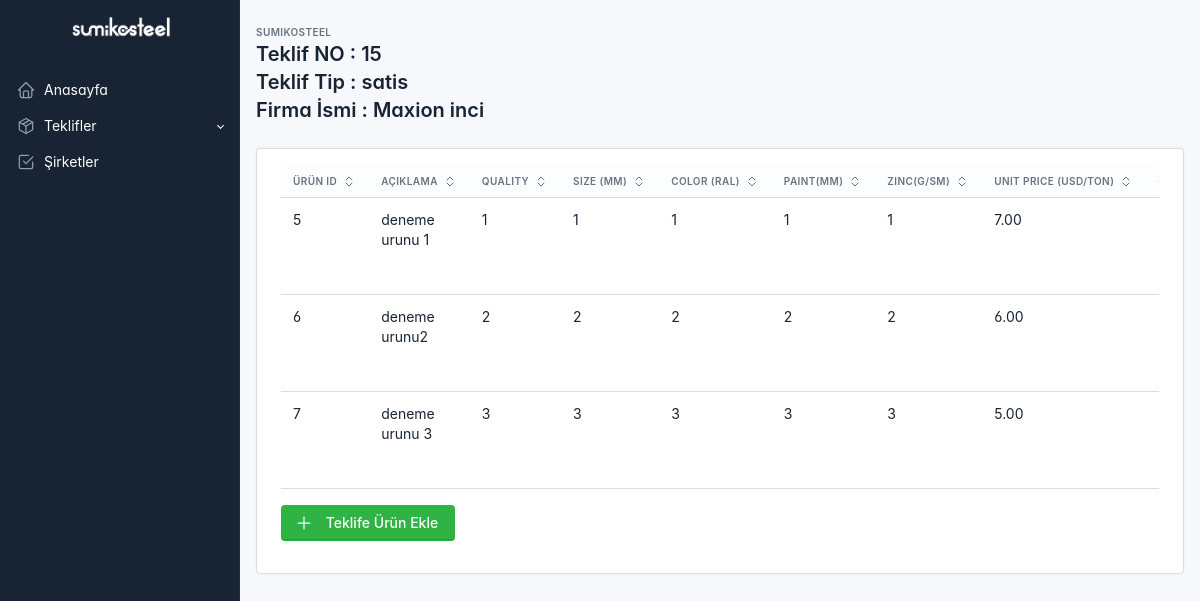
The page /offer/c/15 (signed in) on the database its author committed.
### pages/models.py (models this page shows, shortened)
class Offer(models.Model):
    OFFER_TYPES = (
        ('alim', 'Alım Teklifi'),
        ('satis', 'Satış Teklifi'),
    )
    company = models.ForeignKey(Company, on_delete=models.CASCADE)
    offer_type = models.CharField(max_length=10, choices=OFFER_TYPES)
    products = models.ManyToManyField(Product, through='OfferProduct')
    created_at = models.DateTimeField(auto_now_add=True)
    total_value = models.DecimalField(max_digits=10, decimal_places=2, default=0)

class Company(models.Model):
    name = models.CharField(max_length=50)
    address = models.TextField()
    mail = models.CharField(max_length=50)
    phone = models.CharField(max_length=50)
    contact_name = models.CharField(max_length=50)
    country = models.CharField(max_length=50, choices=COUNTRY_CHOICES, default='tr')
    city = models.CharField(max_length=50)
    field_of_activity = models.CharField(max_length=50)
    slug = models.SlugField(default="",null=False)
    web_site = models.CharField(max_length=50)
    sub_company = models.TextField()
    base_customer = models.TextField()
    def get_country_display_name(self):
        for code, name in COUNTRY_CHOICES:
            if code == self.country:
                return name
        return None

class OfferProduct(models.Model):
    offer = models.ForeignKey(Offer, on_delete=models.CASCADE)
    product = models.ForeignKey(Product, on_delete=models.CASCADE)
    quantity = models.PositiveIntegerField(default=1)
    line_total = models.DecimalField(max_digits=10, decimal_places=2, default=0)
    offer_product_price = models.DecimalField(max_digits=10, decimal_places=2, verbose_name="Price (usd/ton)")
    destination = models.CharField(max_length=50, verbose_name="Destination")

class Product(models.Model):
    description = models.CharField(max_length=255, verbose_name="DESCRIPTION")
    quality = models.CharField(max_length=50, verbose_name="QUALITY")
    size = models.CharField(max_length=20, verbose_name="SIZE (mm)")
    color = models.CharField(max_length=20, verbose_name="COLOR (Ral)")
    paint = models.CharField(max_length=10, verbose_name="PAINT(μm)")
    zinc = models.CharField(max_length=10, verbose_name="ZINC(g/sm)")
    gloss = models.CharField(max_length=10, verbose_name="Gloss")
    coil_weight = models.CharField(max_length=10, verbose_name="Coil Weight")
    boron = models.CharField(max_length=50, choices=BORON_TYPES, default='added')
    coil_id = models.CharField(max_length=10, verbose_name="Coil ID")

### pages/views.py (the view, shortened to what this page needs)
# urls.py: path('offer/c/<desc>',views.offer_change,name='offer_change'),
@login_required
def offer_change(request,desc):
    all_product = Product.objects.all()
    get_offer_object = Offer.objects.get(pk=desc)
    company = get_offer_object.company
    country_name = company.get_country_display_name()
    offer = Offer.objects.get(pk=desc)  # Örnek bir offer ID'si
    offer_products = OfferProduct.objects.filter(offer=offer)
    return render(request,"offer_change.html",{"get_offer_object":get_offer_object,"country_name":country_name,"offer_products":offer_products,"all_product":all_product})

### pages/templates/offer_change.html (shortened to what this page needs)
<!doctype html>
<html lang="en">
  <head>
    <link href="/static/dist/css/tabler.min.css?1684106062" rel="stylesheet"/>
    <link href="/static/dist/css/tabler-flags.min.css?1684106062" rel="stylesheet"/>
    <link href="/static/dist/css/tabler-payments.min.css?1684106062" rel="stylesheet"/>
    <link href="/static/dist/css/tabler-vendors.min.css?1684106062" rel="stylesheet"/>
    <link href="/static/dist/css/demo.min.css?1684106062" rel="stylesheet"/>
  </head>
  <body >
    <div class="page">
      <aside class="navbar navbar-vertical navbar-expand-lg" data-bs-theme="dark">
        <div class="container-fluid">
          <h1 class="navbar-brand navbar-brand-autodark">
            <a href="/">
              <img src="/static/img/logo.png" width="110" height="32" alt="Tabler" class="navbar-brand-image">
            </a>
          </h1>
          <div class="collapse navbar-collapse" id="sidebar-menu">
            <ul class="navbar-nav pt-lg-3">
              <li class="nav-item">
                <a class="nav-link" href="/" >
                  <span class="nav-link-icon d-md-none d-lg-inline-block">
                  </span>
                  <span class="nav-link-title">
                    Anasayfa
                  </span>
                </a>
              </li>
              <li class="nav-item dropdown">
                <a class="nav-link dropdown-toggle" href="#navbar-base" data-bs-toggle="dropdown" data-bs-auto-close="false" role="button" aria-expanded="false" >
                  <span class="nav-link-icon d-md-none d-lg-inline-block">
                  </span>
                  <span class="nav-link-title">
                    Teklifler
                  </span>
                </a>
              </li>
              <li class="nav-item">
                <a class="nav-link" href="/company" >
                  <span class="nav-link-icon d-md-none d-lg-inline-block">
                  </span>
                  <span class="nav-link-title">
                    Şirketler
                  </span>
                </a>
              </li>
            </ul>
          </div>
        </div>
      </aside>
      <div class="page-wrapper">
        <div class="page-header d-print-none">
          <div class="container-xl">
            <div class="row g-2 align-items-center">
              <div class="col">
                <div class="page-pretitle">
                  sumikosteel
                </div>
                <h2 class="page-title">
                        Teklif NO : {{get_offer_object.id}} <br>
                        Teklif Tip : {{ get_offer_object.offer_type}} <br>
                        Firma İsmi : {{ get_offer_object.company.name }} <br>
                </h2>
              </div>
            </div>
          </div>
        </div>
        <div class="page-body">
            <div class="container-xl">
              <div class="card">
                <div class="card-body">
                  <div id="table-default" class="table-responsive">
                    <table class="table">
                      <thead>
                        <tr>
                          <th><button class="table-sort" data-sort="sort-id">Ürün Id</button></th>
                          <th><button class="table-sort" data-sort="sort-desc">Açıklama</button></th>
                          <th><button class="table-sort" data-sort="sort-quality">Quality</button></th>
                          <th><button class="table-sort" data-sort="sort-size">Size (mm)</button></th>
                          <th><button class="table-sort" data-sort="sort-color">Color (Ral)</button></th>
                          <th><button class="table-sort" data-sort="sort-paint">Paint(μm)</button></th>
                          <th><button class="table-sort" data-sort="sort-zinc">Zinc(g/sm)</button></th>
                          <th><button class="table-sort" data-sort="sort-pay">Unit Price (usd/ton)</button></th>
                          <th><button class="table-sort" data-sort="sort-quantity">Quantity</button></th>
                        </tr>
                      </thead>
                      <tbody class="table-tbody">
                        {% for offer_product in offer_products %}
                        <tr>
                          <td class="sort-id"><a href="/admin/pages/product/{{ offer_product.product.id }}/change/" class="text-reset" tabindex="-1">{{ offer_product.product.id }}</a></td>
                          <td class="sort-desc">{{offer_product.product.description}}</td>
                          <td class="sort-quality">{{offer_product.product.quality}}</td>
                          <td class="sort-size">{{offer_product.product.size}}</td>
                          <td class="sort-color">{{offer_product.product.color}}</td>
                          <td class="sort-paint">{{ offer_product.product.paint }}</td>
                          <td class="sort-zinc">{{ offer_product.product.zinc }}</td>
                          <td class="sort-pay">{{ offer_product.offer_product_price }}</td>
                          <td class="sort-quantity">{{ offer_product.quantity }}</td>
                        </tr>
                        {% endfor%}
                      </tbody>
                    </table>
                  </div>
                  <div class="col-6 col-sm-4 col-md-2 col-xl py-3">
                    <a href="#" class="btn btn-success d-none d-sm-inline-block" data-bs-toggle="modal" data-bs-target="#modal-report">
                      <svg xmlns="http://www.w3.org/2000/svg" class="icon" width="24" height="24" viewBox="0 0 24 24" stroke-width="2" stroke="currentColor" fill="none" stroke-linecap="round" stroke-linejoin="round"><path stroke="none" d="M0 0h24v24H0z" fill="none"/><path d="M12 5l0 14" /><path d="M5 12l14 0" /></svg>
                      Teklife Ürün Ekle
                    </a>
                  </div>
                </div>
              </div>
            </div>
        </div>
      </div>
    </div>
  </body>
</html>

### pages/templates/offer_change.html (style rules this page uses)
:root { --tblr-font-sans-serif: 'Inter Var', -apple-system, BlinkMacSystemFont, San Francisco, Segoe UI, Roboto, Helvetica Neue, sans-serif; }
body { font-feature-settings: "cv03", "cv04", "cv11"; }

### rows shown on the page
Offer: id "15", offer_type "satis", company.name "Maxion inci"
OfferProduct: product.id "5", product.description "deneme urunu 1", product.quality "1", product.size "1", product.color "1", product.paint "1", product.zinc "1", offer_product_price "7.00"
OfferProduct: product.id "6", product.description "deneme urunu2", product.quality "2", product.size "2", product.color "2", product.paint "2", product.zinc "2", offer_product_price "6.00"
OfferProduct: product.id "7", product.description "deneme urunu 3", product.quality "3", product.size "3", product.color "3", product.paint "3", product.zinc "3", offer_product_price "5.00"
